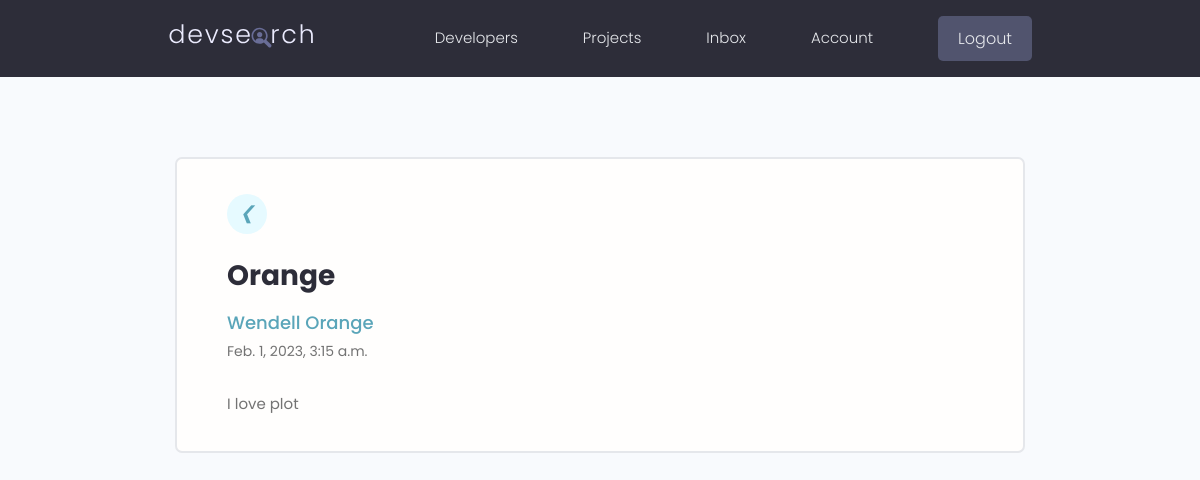
The app's page /message/ef18e6e7-4b4f-4724-8861-ccd0647ce9eb/ (signed in), older data.
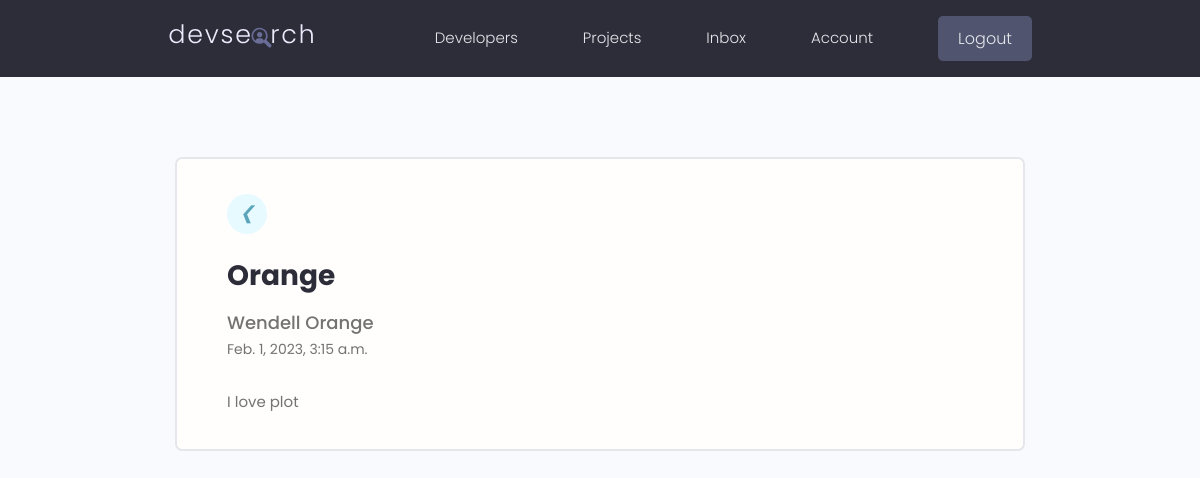
The same page, newer data.
### users/models.py (models this page shows, shortened)
class Message(models.Model):
    sender = models.ForeignKey(Profile, on_delete=models.SET_NULL, null=True, blank=True)
    recipient = models.ForeignKey(Profile, on_delete=models.SET_NULL, null=True, blank=True, related_name="messages")
    name = models.CharField(max_length=200, null=True, blank=True)
    email = models.EmailField(max_length=200, null=True, blank=True)
    subject = models.CharField(max_length=200, null=True, blank=True)
    body = models.TextField()
    is_read = models.BooleanField(default = False, null=True)
    created = models.DateTimeField(auto_now_add=True)
    id = models.UUIDField(default=uuid.uuid4, unique=True, primary_key=True, editable=False)
    class Meta:
        ordering = ['is_read', '-created']

### users/views.py (the view)
# urls.py: path('message/<str:pk>/', views.viewMessage, name="message"),
@login_required(login_url='login')
def viewMessage(request, pk):
    profile = request.user.profile
    message = profile.messages.get(id=pk)
    if message.is_read == False:
        message.is_read = True
        message.save()
    context = {'message': message}
    return render(request, 'users/message.html', context)

### users/templates/users/message.html (shortened to what this page needs)
{% extends 'main.html' %}
{% block content %}
  <main class="messagePage my-xl">
    <div class="content-box">
      <div class="message">
        <a class="backButton" href="{% url 'inbox' %}"><i class="im im-angle-left">&#10094;</i></a>
        <h2 class="message__subject">
          {{ message.subject }}
        {% if message.sender %}
          <a href="{% url 'user-profile' message.sender.id %}"
             class="message__author">{{ message.name }}</a>
        {% else %}
          <p class="message__author">{{ message.name }}</p>
        {% endif %}
        <p class="message__date">{{ message.created }}</p>
        <div class="message__body">{{ message.body|linebreaksbr }}</div>
      </div>
    </div>
  </main>
{% endblock content %}

Row changes from the older to the newer data that the page shows:
changed Message "Orange": sender_id "395c97c2c36649b0b13fb1f0abfcec10" → empty (drawn)
